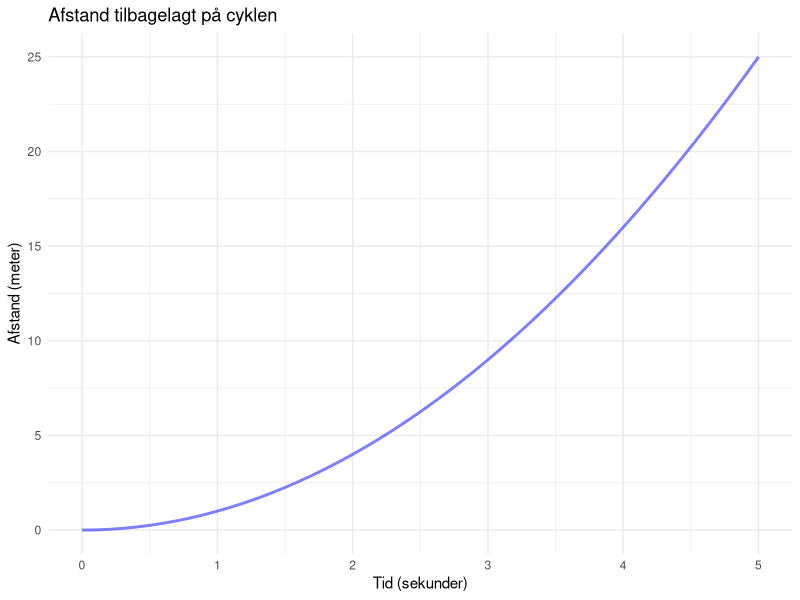
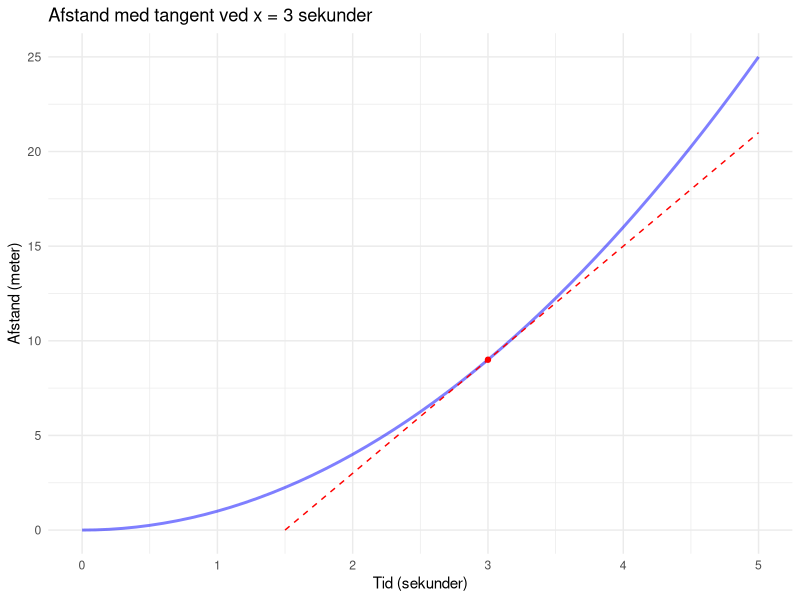
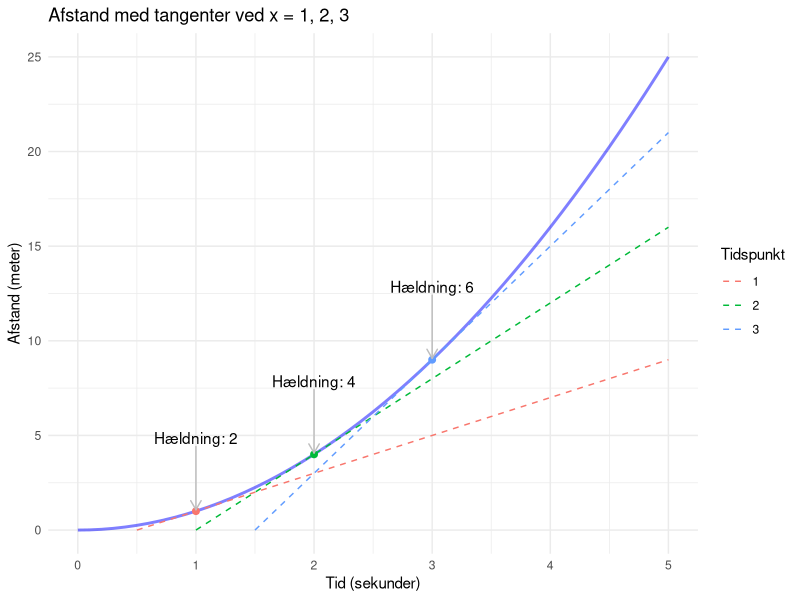
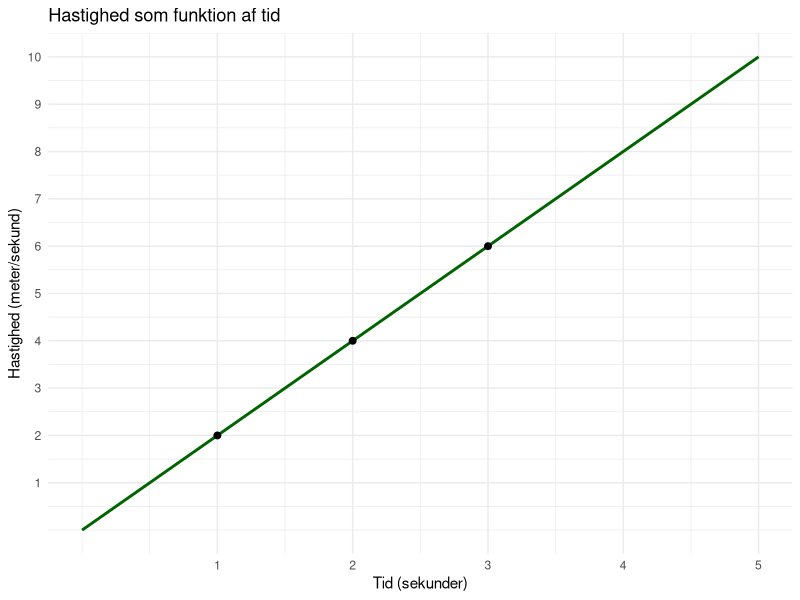
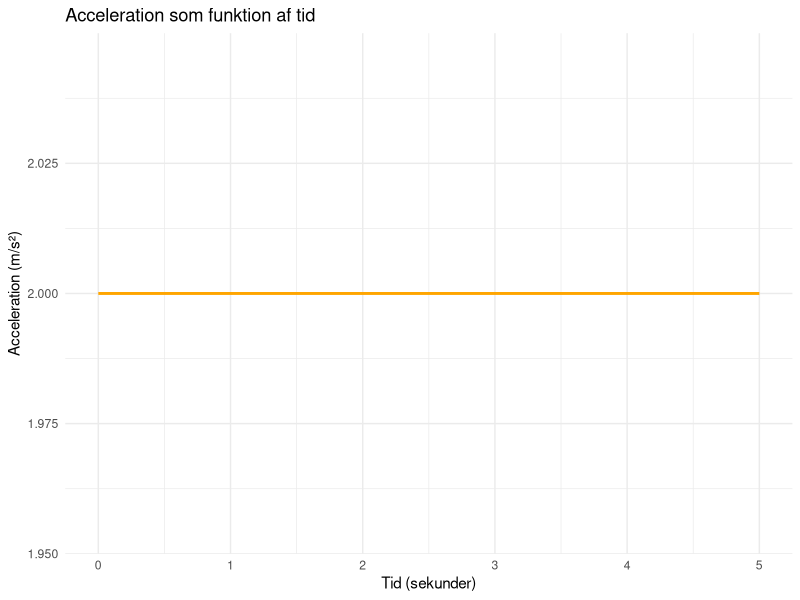
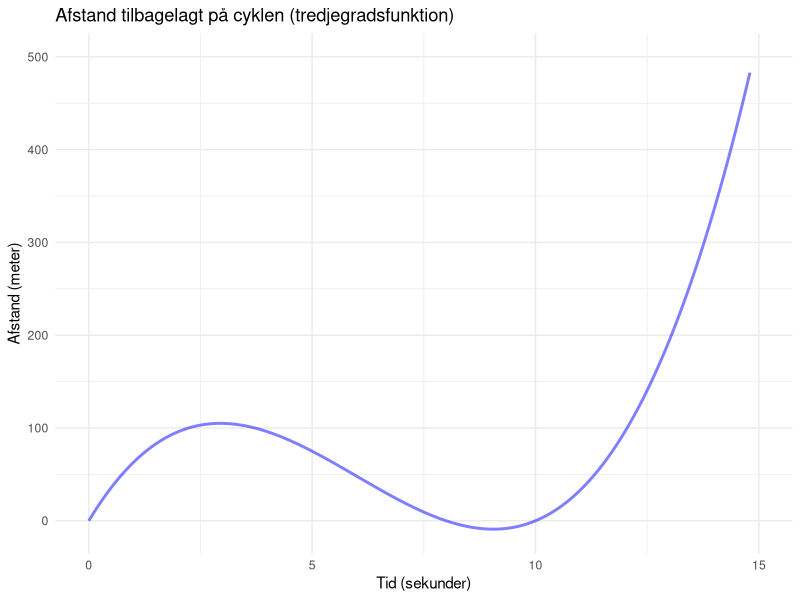
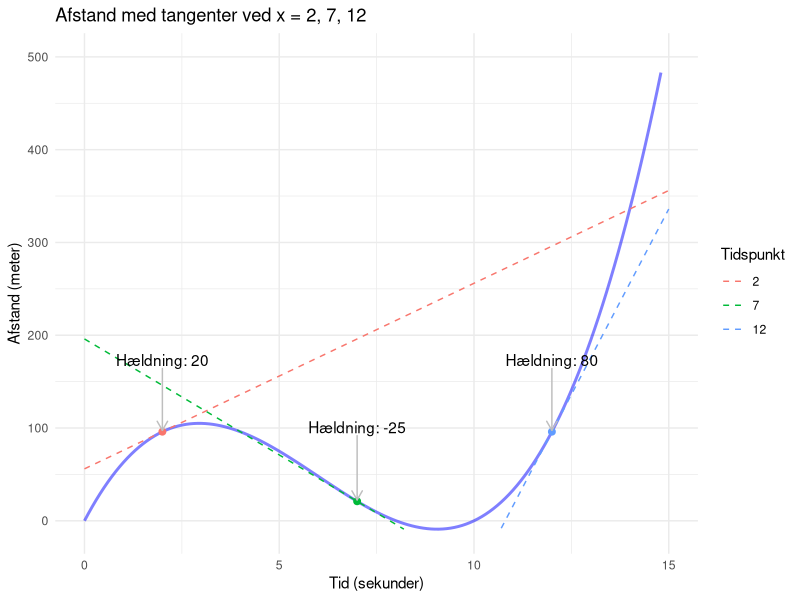

R code for these plots, in order:
## ---- chunk 1
library(tidyverse)
library(ggrepel)
theme_set(theme_minimal())
## ---- chunk 2
# Funktion for afstand
f <- function(x) x^2

data <- tibble(tid = seq(0, 5, by = 0.1), afstand = f(tid))

p1 <- ggplot(data, aes(x = tid, y = afstand)) +
  geom_line(color = "blue", size = 1, alpha = 0.5) +
  lims(x = c(0, 5), y = c(0, 25)) +
  labs(title = "Afstand tilbagelagt på cyklen",
       x = "Tid (sekunder)",
       y = "Afstand (meter)")

p1
## ---- chunk 3
fm <- function(x, x0) 2 * x0 * (x - x0) + f(x0) 

# Data til tangenter
tangent_data <- expand_grid(data, punkt = seq(1, 3)) |> 
  mutate(y = fm(tid, punkt))

# Plot funktion og tangent
p1 +
  geom_line(data = filter(tangent_data, punkt == 3), aes(x = tid, y = y), color = "red", size = 0.5, linetype = "dashed") +
  geom_point(data = tibble(tid = 3, afstand = f(3)), color = "red") +
  labs(title = "Afstand med tangent ved x = 3 sekunder") 
## ---- chunk 4
slopes <- tangent_data |> 
  distinct(punkt) |>
  mutate(afstand = f(punkt),
         slope = paste("Hældning:", 2 * punkt))

p1 + 
  geom_line(data = tangent_data, 
            aes(x = tid, y = y, color = factor(punkt), group = punkt),
            size = 0.5, linetype = "dashed") +
  geom_point(data = slopes, 
             aes(x = punkt, y = afstand, color = factor(punkt)),
             size = 2,
             show.legend = FALSE) +
  geom_text_repel(data = slopes, 
                  aes(x = punkt, y = afstand, label = slope),
                  seed = 8,
                  force = 100,
                  nudge_y = 0.1,
                  segment.size = 0.5,
                  direction = "y",
                  segment.color = "grey",
                  arrow = arrow(length = unit(0.02, "npc"))) +
  labs(title = "Afstand med tangenter ved x = 1, 2, 3",
       color = "Tidspunkt")
## ---- chunk 5
# Plot hastighed
ggplot(data, aes(x = tid, y = 2*tid)) +
  geom_line(color = "darkgreen", size = 1) +
  geom_point(data = filter(data, tid %in% c(1, 2, 3)), size = 2) +
  scale_x_continuous(breaks = seq(1, 5)) +
  scale_y_continuous(breaks = seq(1, 10)) +
  labs(title = "Hastighed som funktion af tid",
       x = "Tid (sekunder)",
       y = "Hastighed (meter/sekund)") 
## ---- chunk 6
# Plot acceleration
ggplot(data, aes(x = tid, y = 2)) +
  geom_line(color = "orange", size = 1) +
  labs(title = "Acceleration som funktion af tid",
       x = "Tid (sekunder)",
       y = "Acceleration (m/s²)") +
  theme_minimal()
## ---- chunk 7
# Funktion for afstand
g <- function(x) x^3 - 18*x^2 + 80*x

data <- tibble(tid = seq(0, 15, by = 0.1), afstand = g(tid))

p2 <- ggplot(data, aes(x = tid, y = afstand)) +
  geom_line(color = "blue", size = 1, alpha = 0.5) +
  lims(x = c(0, 15), y = c(-10, 500)) +
  labs(title = "Afstand tilbagelagt på cyklen (tredjegradsfunktion)",
       x = "Tid (sekunder)",
       y = "Afstand (meter)")

p2
## ---- chunk 8

# Funktion for tangentlinjen
gm <- function(x, x0) g(x0) + (3*x0^2 - 36*x0 + 80) * (x - x0)

# Data til tangenter
tangent_data <- expand_grid(data, punkt = c(2, 7, 12)) |> 
  mutate(y = gm(tid, punkt))

# Beregn hældninger til labels
slopes <- tangent_data |> 
  distinct(punkt) |>
  mutate(afstand = g(punkt),
         slope = paste("Hældning:", round(3*punkt^2 - 36*punkt + 80, 2)))

# Plot funktion og tangenter
p2 +
  geom_line(data = tangent_data, 
            aes(x = tid, y = y, color = factor(punkt), group = punkt),
            size = 0.5, linetype = "dashed") +
  geom_point(data = slopes, 
             aes(x = punkt, y = afstand, color = factor(punkt)),
             size = 2,
             show.legend = FALSE) +
  geom_text_repel(data = slopes, 
                  aes(x = punkt, y = afstand, label = slope),
                  seed = 8,
                  force = 100,
                  nudge_y = 0.2,
                  segment.size = 0.5,
                  direction = "y",
                  segment.color = "grey",
                  arrow = arrow(length = unit(0.02, "npc"))) +
  labs(title = "Afstand med tangenter ved x = 2, 7, 12",
       color = "Tidspunkt")
